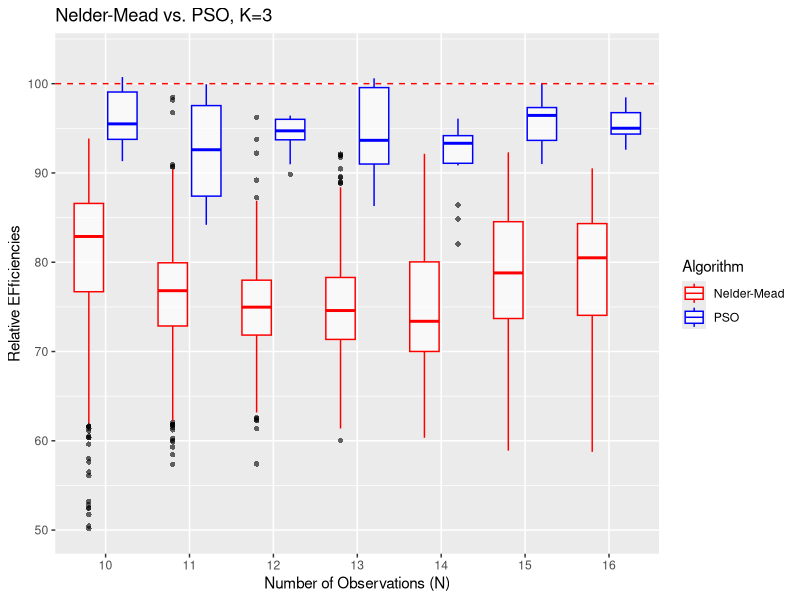

Here is the R script that generated this plot:
library(ggplot2)
library(ggforce)
library(tidyverse)
library(viridis)
library(raster)

setwd("C:/Users/Hyrum Hansen/Documents/thesis/thesisResearch")

# List of results for all that sweet sweet PSO goodness
n10_pso <- 1000/read.csv("pso_data/K=3_N=10.csv")$Var2/70.38*100
n11_pso <- 1000/read.csv("pso_data/K=3_N=11.csv")$Var2/79.54*100
n12_pso <- 1000/read.csv("pso_data/K=3_N=12.csv")$Var2/83.12*100
n13_pso <- 1000/read.csv("pso_data/K=3_N=13.csv")$Var2/85.81*100
n14_pso <- 1000/read.csv("pso_data/K=3_N=14.csv")$Var2/89.09*100
n15_pso <- 1000/read.csv("pso_data/K=3_N=15.csv")$Var2/85.77*100
n16_pso <- 1000/read.csv("pso_data/K=3_N=16.csv")$Var2/85.39*100

# Some tender Nelder-Mead trials
n10_nm <- 1000/read.csv("borkowski_cases/K=3_N=10.csv")$Var2/70.38*100
n11_nm <- 1000/read.csv("borkowski_cases/K=3_N=11.csv")$Var2/79.54*100
n12_nm <- 1000/read.csv("borkowski_cases/K=3_N=12.csv")$Var2/83.12*100
n13_nm <- 1000/read.csv("borkowski_cases/K=3_N=13.csv")$Var2/85.81*100
n14_nm <- 1000/read.csv("borkowski_cases/K=3_N=14.csv")$Var2/89.09*100
n15_nm <- 1000/read.csv("borkowski_cases/K=3_N=15.csv")$Var2/85.77*100
n16_nm <- 1000/read.csv("borkowski_cases/K=3_N=16.csv")$Var2/85.39*100

# Combine the lists into data frames
pso_data <- data.frame(
  N = rep(c(10, 11, 12, 13, 14, 15, 16), times = c(15, 15, 15, 15, 15, 20, 15)),
  Value = unlist(list(n10_pso, n11_pso, n12_pso, n13_pso, n14_pso, n15_pso, n16_pso)),
  Type = rep("PSO", each = 110)
)

nm_data <- data.frame(
  N = rep(c(10, 11, 12, 13, 14, 15, 16), each = 500),
  Value = c(n10_nm, n11_nm, n12_nm, n13_nm, n14_nm, n15_nm, n16_nm),
  Type = rep("Nelder-Mead", each = 500)
)

# Combine both data frames
all_data <- rbind(pso_data, nm_data)

# Create the paired boxplot with ggplot2
ggplot(all_data, aes(x = as.factor(N), y = Value, color = Type)) +
  geom_boxplot(position = position_dodge(width = 0.8),
               width = 0.7,
               fill = alpha("white", 0.7),
               outlier.shape = 16,
               outlier.color = "black",
               outlier.alpha = 0.6
               )+
  geom_hline(yintercept = 100,
             linetype = "dashed",
             color = "red") +
  labs(
    x = "Number of Observations (N)",
    y = "Relative EFficiencies",
    title = "Nelder-Mead vs. PSO, K=3") +
  ylim(c(50, 103)) +
  scale_color_manual(values = c("PSO" = "blue", "Nelder-Mead" = "red"))+
  guides(color=guide_legend(title="Algorithm"))
